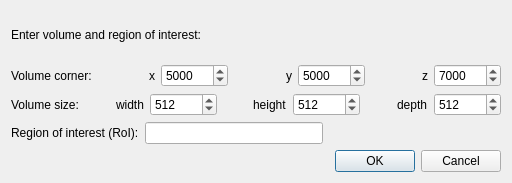
<?xml version="1.0" encoding="UTF-8"?>
<ui version="4.0">
 <class>SynapsePredictionInputDialog</class>
 <widget class="QDialog" name="SynapsePredictionInputDialog">
  <property name="geometry">
   <rect>
    <x>0</x>
    <y>0</y>
    <width>512</width>
    <height>183</height>
   </rect>
  </property>
  <property name="windowTitle">
   <string>Synapse Prediction Protocol</string>
  </property>
  <layout class="QVBoxLayout" name="verticalLayout">
   <item>
    <widget class="QLabel" name="label_11">
     <property name="text">
      <string>Enter volume and region of interest:</string>
     </property>
    </widget>
   </item>
   <item>
    <layout class="QHBoxLayout" name="horizontalLayout">
     <item>
      <widget class="QLabel" name="label_9">
       <property name="text">
        <string>Volume corner:</string>
       </property>
      </widget>
     </item>
     <item>
      <spacer name="horizontalSpacer">
       <property name="orientation">
        <enum>Qt::Horizontal</enum>
       </property>
       <property name="sizeHint" stdset="0">
        <size>
         <width>40</width>
         <height>20</height>
        </size>
       </property>
      </spacer>
     </item>
     <item>
      <widget class="QLabel" name="label_2">
       <property name="text">
        <string>x</string>
       </property>
      </widget>
     </item>
     <item>
      <widget class="QSpinBox" name="x1spinBox">
       <property name="maximum">
        <number>1000000</number>
       </property>
       <property name="value">
        <number>5000</number>
       </property>
      </widget>
     </item>
     <item>
      <spacer name="horizontalSpacer_2">
       <property name="orientation">
        <enum>Qt::Horizontal</enum>
       </property>
       <property name="sizeHint" stdset="0">
        <size>
         <width>40</width>
         <height>20</height>
        </size>
       </property>
      </spacer>
     </item>
     <item>
      <widget class="QLabel" name="label_3">
       <property name="text">
        <string>y</string>
       </property>
      </widget>
     </item>
     <item>
      <widget class="QSpinBox" name="y1spinBox">
       <property name="maximum">
        <number>1000000</number>
       </property>
       <property name="value">
        <number>5000</number>
       </property>
      </widget>
     </item>
     <item>
      <spacer name="horizontalSpacer_3">
       <property name="orientation">
        <enum>Qt::Horizontal</enum>
       </property>
       <property name="sizeHint" stdset="0">
        <size>
         <width>40</width>
         <height>20</height>
        </size>
       </property>
      </spacer>
     </item>
     <item>
      <widget class="QLabel" name="label_4">
       <property name="text">
        <string>z</string>
       </property>
       <property name="alignment">
        <set>Qt::AlignCenter</set>
       </property>
      </widget>
     </item>
     <item>
      <widget class="QSpinBox" name="z1spinBox">
       <property name="maximum">
        <number>1000000</number>
       </property>
       <property name="value">
        <number>7000</number>
       </property>
      </widget>
     </item>
    </layout>
   </item>
   <item>
    <layout class="QHBoxLayout" name="horizontalLayout_2">
     <item>
      <widget class="QLabel" name="label_10">
       <property name="text">
        <string>Volume size:</string>
       </property>
      </widget>
     </item>
     <item>
      <spacer name="horizontalSpacer_4">
       <property name="orientation">
        <enum>Qt::Horizontal</enum>
       </property>
       <property name="sizeHint" stdset="0">
        <size>
         <width>40</width>
         <height>20</height>
        </size>
       </property>
      </spacer>
     </item>
     <item>
      <widget class="QLabel" name="label_5">
       <property name="text">
        <string>width</string>
       </property>
      </widget>
     </item>
     <item>
      <widget class="QSpinBox" name="widthSpinBox">
       <property name="minimum">
        <number>1</number>
       </property>
       <property name="maximum">
        <number>1000000</number>
       </property>
       <property name="value">
        <number>512</number>
       </property>
      </widget>
     </item>
     <item>
      <spacer name="horizontalSpacer_5">
       <property name="orientation">
        <enum>Qt::Horizontal</enum>
       </property>
       <property name="sizeHint" stdset="0">
        <size>
         <width>40</width>
         <height>20</height>
        </size>
       </property>
      </spacer>
     </item>
     <item>
      <widget class="QLabel" name="label_7">
       <property name="text">
        <string>height</string>
       </property>
      </widget>
     </item>
     <item>
      <widget class="QSpinBox" name="heightSpinBox">
       <property name="minimum">
        <number>1</number>
       </property>
       <property name="maximum">
        <number>1000000</number>
       </property>
       <property name="value">
        <number>512</number>
       </property>
      </widget>
     </item>
     <item>
      <spacer name="horizontalSpacer_6">
       <property name="orientation">
        <enum>Qt::Horizontal</enum>
       </property>
       <property name="sizeHint" stdset="0">
        <size>
         <width>40</width>
         <height>20</height>
        </size>
       </property>
      </spacer>
     </item>
     <item>
      <widget class="QLabel" name="label_8">
       <property name="text">
        <string>depth</string>
       </property>
      </widget>
     </item>
     <item>
      <widget class="QSpinBox" name="depthSpinBox">
       <property name="minimum">
        <number>1</number>
       </property>
       <property name="maximum">
        <number>1000000</number>
       </property>
       <property name="value">
        <number>512</number>
       </property>
      </widget>
     </item>
    </layout>
   </item>
   <item>
    <layout class="QHBoxLayout" name="horizontalLayout_3">
     <item>
      <widget class="QLabel" name="label_6">
       <property name="text">
        <string>Region of interest (RoI):</string>
       </property>
      </widget>
     </item>
     <item>
      <widget class="QLineEdit" name="roiInput"/>
     </item>
     <item>
      <spacer name="horizontalSpacer_9">
       <property name="orientation">
        <enum>Qt::Horizontal</enum>
       </property>
       <property name="sizeHint" stdset="0">
        <size>
         <width>40</width>
         <height>20</height>
        </size>
       </property>
      </spacer>
     </item>
    </layout>
   </item>
   <item>
    <widget class="QDialogButtonBox" name="buttonBox">
     <property name="orientation">
      <enum>Qt::Horizontal</enum>
     </property>
     <property name="standardButtons">
      <set>QDialogButtonBox::Cancel|QDialogButtonBox::Ok</set>
     </property>
    </widget>
   </item>
  </layout>
 </widget>
 <resources/>
 <connections>
  <connection>
   <sender>buttonBox</sender>
   <signal>accepted()</signal>
   <receiver>SynapsePredictionInputDialog</receiver>
   <slot>accept()</slot>
   <hints>
    <hint type="sourcelabel">
     <x>254</x>
     <y>295</y>
    </hint>
    <hint type="destinationlabel">
     <x>157</x>
     <y>274</y>
    </hint>
   </hints>
  </connection>
  <connection>
   <sender>buttonBox</sender>
   <signal>rejected()</signal>
   <receiver>SynapsePredictionInputDialog</receiver>
   <slot>reject()</slot>
   <hints>
    <hint type="sourcelabel">
     <x>322</x>
     <y>295</y>
    </hint>
    <hint type="destinationlabel">
     <x>286</x>
     <y>274</y>
    </hint>
   </hints>
  </connection>
 </connections>
</ui>
